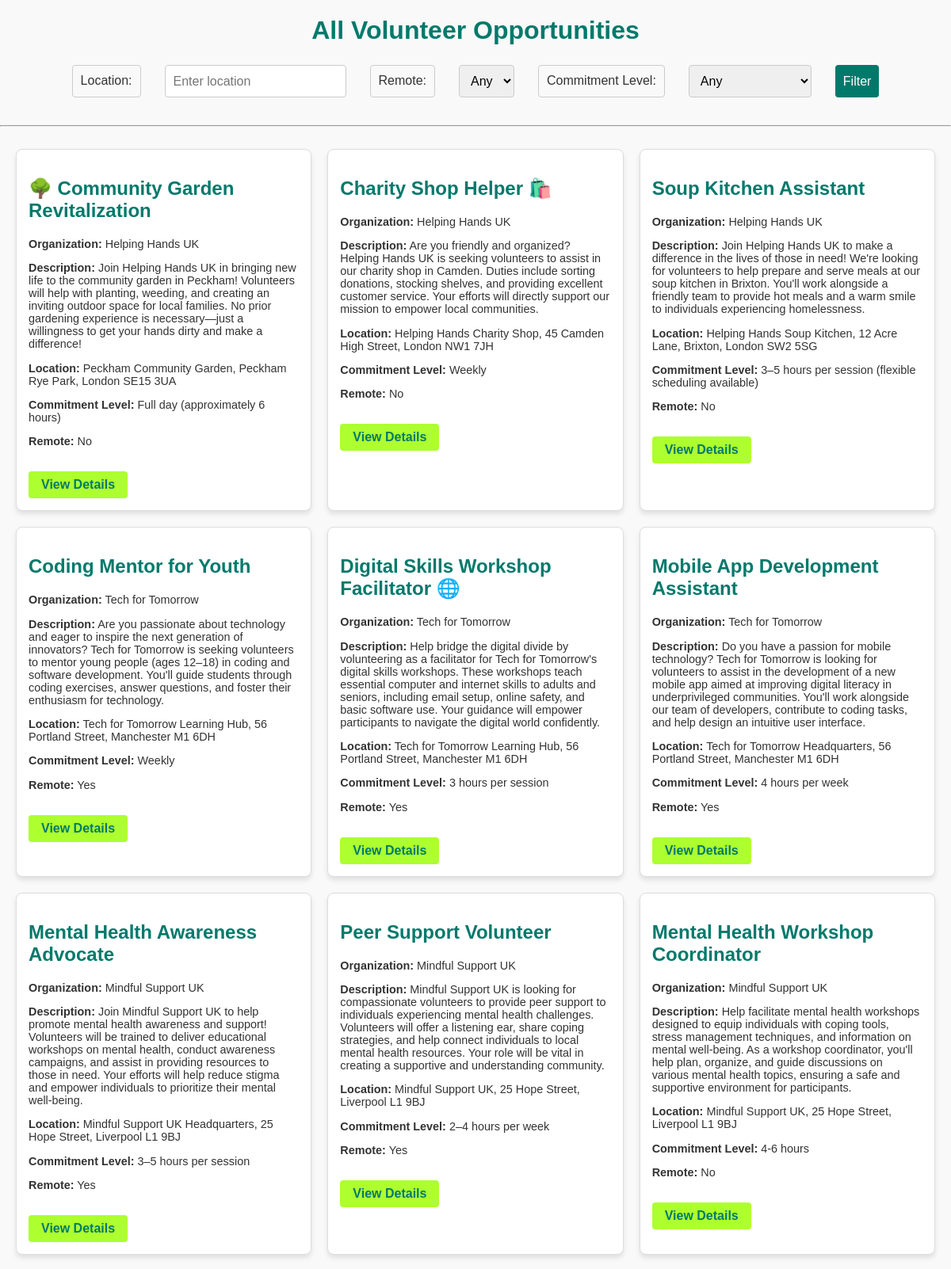
Screenshot of /all-oppourtunities/ (upper part) with the database file from the repository.
### volunteers/models.py (models this page shows, shortened)
class VolunteerOpportunity(models.Model):
    organisation = models.ForeignKey(Organisation, on_delete=models.CASCADE)
    title = models.CharField(max_length=200)
    description = models.TextField()
    skills_required = models.JSONField()
    location = models.CharField(max_length=100)
    street_address = models.CharField(max_length=255)
    city = models.CharField(max_length=100)
    postcode = models.CharField(max_length=10)
    county = models.CharField(max_length=100, null=True, blank=True)
    country = models.CharField(max_length=100, default='United Kingdom')
    date = models.DateField()
    duration = models.CharField(max_length=100)
    commitment_level = models.CharField(max_length=100)
    remote = models.BooleanField(default=False)
    contact_info = models.JSONField(null=True, blank=True)
    created_at = models.DateTimeField(auto_now_add=True)
    latitude = models.FloatField(null=True, blank=True)
    longitude = models.FloatField(null=True, blank=True)
    urgent = models.BooleanField(default=False)

class Organisation(models.Model):
    user = models.OneToOneField(User, on_delete=models.CASCADE)
    organisation_name = models.CharField(max_length=50, null=True,unique=True,)
    website_url = models.URLField(blank=True, null=True)
    mission_statement = models.TextField()
    cause_categories = models.JSONField()
    organisation_size = models.CharField(max_length=50)
    logo = models.ImageField(upload_to='organisation_logos/', blank=True, null=True)

### volunteers/views.py (the view)
# urls.py: path('all-oppourtunities/', views.all_oppourtunities, name='all_oppourtunities'),
def all_oppourtunities(request):
    opportunities = VolunteerOpportunity.objects.all()
    location = request.GET.get('location')
    remote = request.GET.get('remote')
    commitment = request.GET.get('commitment')
    if location:
        opportunities = opportunities.filter(location__icontains=location)
    if remote:
        opportunities = opportunities.filter(remote=(remote == 'yes'))
    if commitment:
        opportunities = opportunities.filter(commitment_level__icontains=commitment)
    return render(request, 'all-oppourtunities.html', {'opportunities': opportunities})

### volunteers/templates/all-oppourtunities.html (shortened to what this page needs)
<!DOCTYPE html>
<html lang="en">
<head>
    {% load static %}
    <link rel="stylesheet" href="{% static 'all-opportunities.css' %}">
</head>
<body>
    <h1>All Volunteer Opportunities</h1>
    <form method="get" action="{% url 'all_oppourtunities' %}">
        <label for="location">Location:</label>
        <input type="text" id="location" name="location" placeholder="Enter location" value="{{ request.GET.location }}">
        <label for="remote">Remote:</label>
        <select id="remote" name="remote">
            <option value="">Any</option>
        </select>
        <label for="commitment">Commitment Level:</label>
        <select id="commitment" name="commitment">
            <option value="">Any</option>
        </select>
        <button type="submit">Filter</button>
    </form>
    <hr>
    {% if opportunities %}
        <div class="all-opportunities">
            {% for opportunity in opportunities %}
                <div class="opportunity">
                    <h2>{{ opportunity.title }}</h2>
                    <p><strong>Organization:</strong> {{ opportunity.organisation.organisation_name }}</p>
                    <p><strong>Description:</strong> {{ opportunity.description }}</p>
                    <p><strong>Location:</strong> {{ opportunity.location }}</p>
                    <p><strong>Commitment Level:</strong> {{ opportunity.commitment_level }}</p>
                    <p><strong>Remote:</strong> {{ opportunity.remote|yesno:"Yes,No" }}</p>
                    <a href="{% url 'opportunity-detail' opportunity.id %}">View Details</a>
                </div>
            {% endfor %}
        </div>
    {% else %}
        <p>No volunteer opportunities found.</p>
    {% endif %}
</body>
</html>

### volunteers/static/all-opportunities.css (style rules this page uses)
body { font-family: Arial, Helvetica, sans-serif; margin: 0; padding: 0; background-color: #f9f9f9; color: #333; }
h1 { margin: 20px; text-align: center; color: #00796b; }
form { display: flex; flex-wrap: wrap; justify-content: center; gap: 10px; margin-bottom: 30px; }
form label, form input, form select, form button { margin: 5px 10px; padding: 10px; font-size: 1rem; border: 1px solid #ccc; border-radius: 4px; }
form button { background-color: #00796b; color: white; border: none; cursor: pointer; }
.all-opportunities { display: grid; grid-template-columns: repeat(auto-fill, minmax(300px, 1fr)); gap: 20px; padding: 20px; }
.opportunity { background-color: white; border: 1px solid #ddd; border-radius: 8px; padding: 15px; box-shadow: 0 4px 6px rgba(0, 0, 0, 0.1); transition: box-shadow 0.3s ease-in-out; }
.opportunity h2 { color: #00796b; }
.opportunity p { margin-bottom: 10px; font-size: 0.9rem; }
.opportunity a { display: inline-block; margin-top: 10px; padding: 8px 16px; background-color: greenyellow; color: white; text-decoration: none; border-radius: 4px; transition: background-color 0.3s ease-in-out; }
a[href] { text-decoration: none; color: #00796b; font-weight: bold; display: inline-block; margin-top: 20px; text-align: center; transition: color 0.3s; }

### rows the page displays
VolunteerOpportunity: title "🌳 Community Garden Revitalization", organisation.organisation_name "Helping Hands UK", description "Join Helping Hands UK in bringing new life to the community garden in Peckham! Volunteers will help with planting, weeding, and creating an inviting outdoor space for local families. No prior gardening experience is necessary—just a willingness to get your hands dirty and make a difference!", location "Peckham Community Garden, Peckham Rye Park, London SE15 3UA", commitment_level "Full day (approximately 6 hours)", remote "No"
VolunteerOpportunity: title "Charity Shop Helper 🛍️", organisation.organisation_name "Helping Hands UK", description "Are you friendly and organized? Helping Hands UK is seeking volunteers to assist in our charity shop in Camden. Duties include sorting donations, stocking shelves, and providing excellent customer service. Your efforts will directly support our mission to empower local communities.", location "Helping Hands Charity Shop, 45 Camden High Street, London NW1 7JH", commitment_level "Weekly", remote "No"
VolunteerOpportunity: title "Soup Kitchen Assistant", organisation.organisation_name "Helping Hands UK", description "Join Helping Hands UK to make a difference in the lives of those in need! We're looking for volunteers to help prepare and serve meals at our soup kitchen in Brixton. You'll work alongside a friendly team to provide hot meals and a warm smile to individuals experiencing homelessness.", location "Helping Hands Soup Kitchen, 12 Acre Lane, Brixton, London SW2 5SG", commitment_level "3–5 hours per session (flexible scheduling available)", remote "No"
VolunteerOpportunity: title "Coding Mentor for Youth", organisation.organisation_name "Tech for Tomorrow", description "Are you passionate about technology and eager to inspire the next generation of innovators? Tech for Tomorrow is seeking volunteers to mentor young people (ages 12–18) in coding and software development. You'll guide students through coding exercises, answer questions, and foster their enthusiasm for technology.", location "Tech for Tomorrow Learning Hub, 56 Portland Street, Manchester M1 6DH", commitment_level "Weekly", remote "Yes"
VolunteerOpportunity: title "Digital Skills Workshop Facilitator 🌐", organisation.organisation_name "Tech for Tomorrow", description "Help bridge the digital divide by volunteering as a facilitator for Tech for Tomorrow's digital skills workshops. These workshops teach essential computer and internet skills to adults and seniors, including email setup, online safety, and basic software use. Your guidance will empower participants to navigate the digital world confidently.", location "Tech for Tomorrow Learning Hub, 56 Portland Street, Manchester M1 6DH", commitment_level "3 hours per session", remote "Yes"
VolunteerOpportunity: title "Mobile App Development Assistant", organisation.organisation_name "Tech for Tomorrow", description "Do you have a passion for mobile technology? Tech for Tomorrow is looking for volunteers to assist in the development of a new mobile app aimed at improving digital literacy in underprivileged communities. You'll work alongside our team of developers, contribute to coding tasks, and help design an intuitive user interface.", location "Tech for Tomorrow Headquarters, 56 Portland Street, Manchester M1 6DH", commitment_level "4 hours per week", remote "Yes"
VolunteerOpportunity: title "Mental Health Awareness Advocate", organisation.organisation_name "Mindful Support UK", description "Join Mindful Support UK to help promote mental health awareness and support! Volunteers will be trained to deliver educational workshops on mental health, conduct awareness campaigns, and assist in providing resources to those in need. Your efforts will help reduce stigma and empower individuals to prioritize their mental well-being.", location "Mindful Support UK Headquarters, 25 Hope Street, Liverpool L1 9BJ", commitment_level "3–5 hours per session", remote "Yes"
VolunteerOpportunity: title "Peer Support Volunteer", organisation.organisation_name "Mindful Support UK", description "Mindful Support UK is looking for compassionate volunteers to provide peer support to individuals experiencing mental health challenges. Volunteers will offer a listening ear, share coping strategies, and help connect individuals to local mental health resources. Your role will be vital in creating a supportive and understanding community.", location "Mindful Support UK, 25 Hope Street, Liverpool L1 9BJ", commitment_level "2–4 hours per week", remote "Yes"
VolunteerOpportunity: title "Mental Health Workshop Coordinator", organisation.organisation_name "Mindful Support UK", description "Help facilitate mental health workshops designed to equip individuals with coping tools, stress management techniques, and information on mental well-being. As a workshop coordinator, you'll help plan, organize, and guide discussions on various mental health topics, ensuring a safe and supportive environment for participants.", location "Mindful Support UK, 25 Hope Street, Liverpool L1 9BJ", commitment_level "4-6 hours", remote "No"
